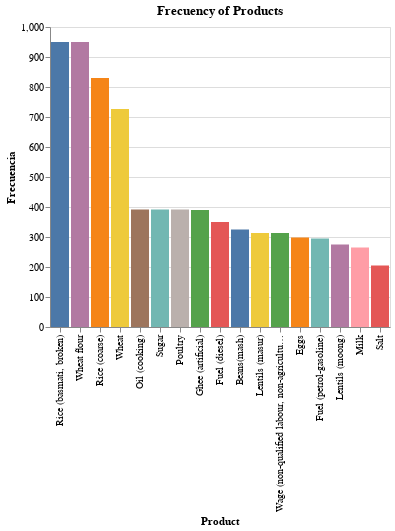

Source (notebook cell):
### Code cell
# price, general plot
alt.Chart(source).mark_bar().encode(
    alt.X('Producto',  sort='-y', title="Product"),
    alt.Y('Frequency', title="Frecuencia"),
    alt.Color('Producto', legend=None),
    tooltip=['Producto']
).properties(title="Frecuency of Products")

### Figure 1 — Vega-Lite specification as saved in the notebook (floating-point values rounded to 4 significant figures)
{"config": {"view": {"continuousWidth": 400, "continuousHeight": 300}}, "data": {"name": "data-96e0de4700d7d044ad90ac8caf832327"}, "mark": "bar", "encoding": {"color": {"type": "nominal", "field": "Producto", "legend": null}, "tooltip": [{"type": "nominal", "field": "Producto"}], "x": {"type": "nominal", "field": "Producto", "sort": "-y", "title": "Product"}, "y": {"type": "quantitative", "field": "Frequency", "title": "Frecuencia"}}, "title": "Frecuency of Products", "$schema": "https://vega.github.io/schema/vega-lite/v4.8.1.json", "datasets": {"data-96e0de4700d7d044ad90ac8caf832327": [{"Producto": "Rice (basmati, broken)", "Frequency": 950}, {"Producto": "Wheat flour", "Frequency": 950}, {"Producto": "Rice (coarse)", "Frequency": 830}, {"Producto": "Wheat", "Frequency": 727}, {"Producto": "Oil (cooking)", "Frequency": 392}, {"Producto": "Sugar", "Frequency": 392}, {"Producto": "Poultry", "Frequency": 392}, {"Producto": "Ghee (artificial)", "Frequency": 390}, {"Producto": "Fuel (diesel)", "Frequency": 350}, {"Producto": "Beans(mash)", "Frequency": 325}, {"Producto": "Lentils (masur)", "Frequency": 313}, {"Producto": "Wage (non-qualified labour, non-agricultural)", "Frequency": 313}, {"Producto": "Eggs", "Frequency": 298}, {"Producto": "Fuel (petrol-gasoline)", "Frequency": 295}, {"Producto": "Lentils (moong)", "Frequency": 275}, {"Producto": "Milk", "Frequency": 265}, {"Producto": "Salt", "Frequency": 205}]}}
